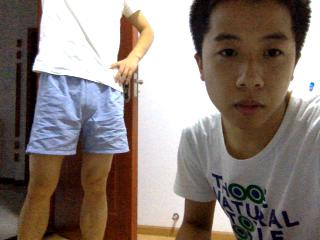
//> input picture a.jpg, 320 x 240 px, given in place of the camera
$ ./test1   (built with g++ and OpenCV 4)
//> lines starting //> are read from the running program, lines starting //| are printed output that depends on the picture; after the words box and inside, x2 and y2 are one past the last pixel; in counts of white or black regions, pixels touching at a corner belong together
#include "opencv2/objdetect/objdetect.hpp"
#include "opencv2/highgui/highgui.hpp"
#include "opencv2/imgproc/imgproc.hpp"
#include <iostream>
#include <stdio.h>

using namespace std;
using namespace cv;

CascadeClassifier face_cascade;

int main()
{
	VideoCapture cap(0);
	cap.set(CV_CAP_PROP_FRAME_WIDTH, 320);
	cap.set(CV_CAP_PROP_FRAME_HEIGHT, 240);
	Mat frame;
	Mat frame_gray;
	std::vector<Rect> faces;
	face_cascade.load( "haarcascade_lowerbody.xml" );

	while(1)
	{
		cap.read(frame);
//> frame is the input picture: 240 rows x 320 cols, CV_8UC3; mean B, G, R 118.5, 124.7, 137
		cvtColor( frame, frame_gray, CV_BGR2GRAY );
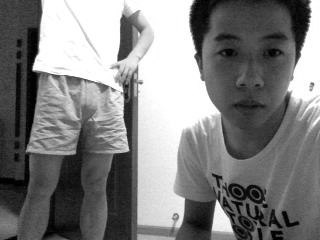
//> frame_gray: 240 rows x 320 cols, CV_8UC1; min 0, max 255, mean 127.7
		equalizeHist( frame_gray, frame_gray );
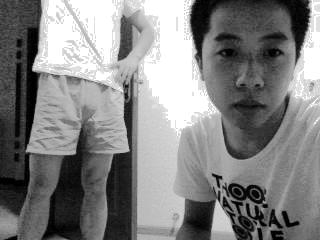
//> frame_gray: 240 rows x 320 cols, CV_8UC1; min 0, max 255, mean 130
		// face_cascade.detectMultiScale( frame_gray, faces, 1.3, 5, 0|CV_HAAR_SCALE_IMAGE, Size(30, 30) );
		face_cascade.detectMultiScale(frame_gray, faces, 1.1, 2, 18|9, Size(3,7));
//> faces = empty
		// face_cascade.detectMultiScale(frame_gray, faces, 1.1, 2, 0 | CV_HAAR_SCALE_IMAGE, Size(30, 30));
		for( size_t i = 0; i < faces.size(); i++ )
		{
		    Rect face_i = faces[i];
			rectangle(frame,face_i,CV_RGB(255,0,0),2);
		    Mat faceROI = frame_gray( faces[i] );
		}
//> this loop made 0 passes
		imshow("当前视频",frame);
		waitKey(30);
	}
	return 0;
}

$ run again, on save1.png
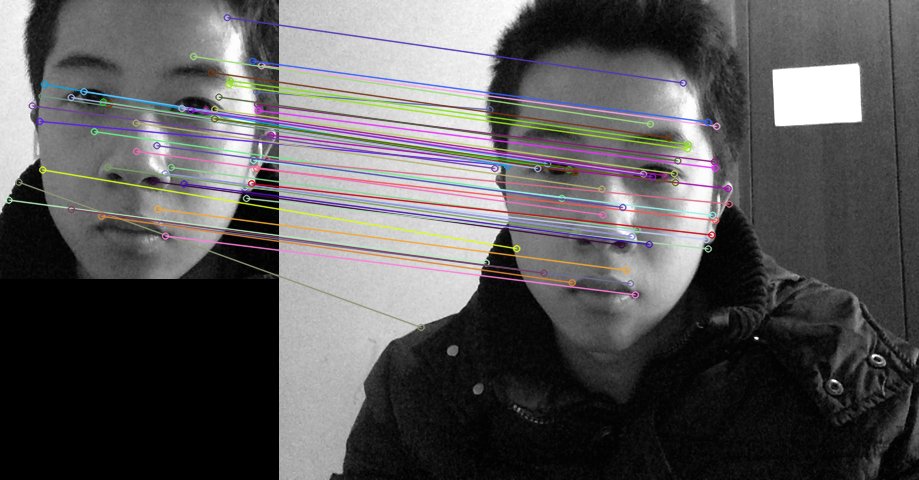
//> input picture save1.png, 919 x 480 px, given in place of the camera
//> frame is the input picture: 480 rows x 919 cols, CV_8UC3; mean B, G, R 88.7, 88, 89.5
//> `equalizeHist( frame_gray, frame_gray );`:
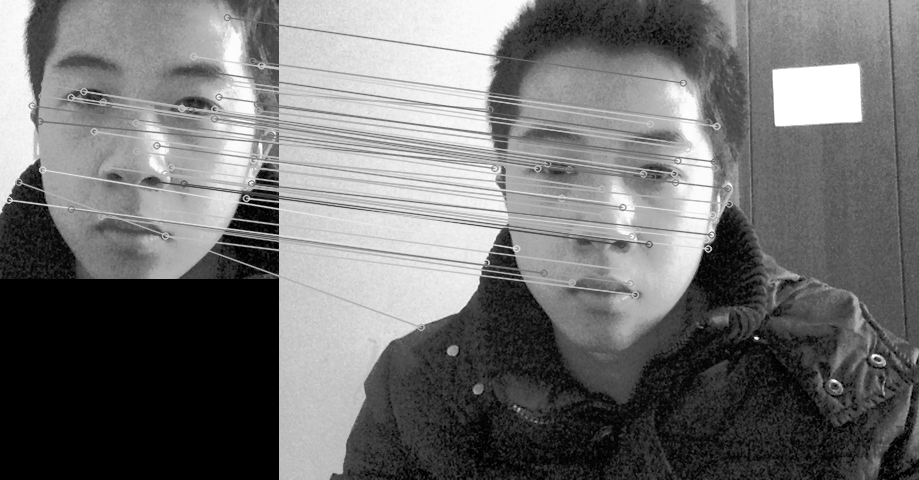
//> frame_gray: 480 rows x 919 cols, CV_8UC1; min 0, max 255, mean 112
//> faces = 1 Rect (x, y, width, height): [479, 115, 45, 54]
//> the loop `for( size_t i = 0; i < faces.size(); i++ )` made 1 pass
//> after the loop `for( size_t i = 0; i < faces.size(); i++ )`:
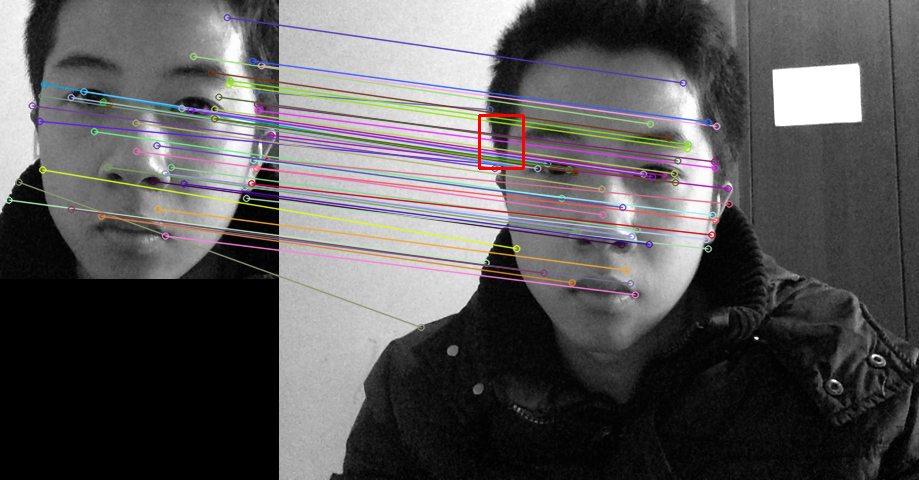
//> frame: 480 rows x 919 cols, CV_8UC3; 0.13% of pixels changed, all inside (x1, y1, x2, y2) = (478, 114, 525, 170)
